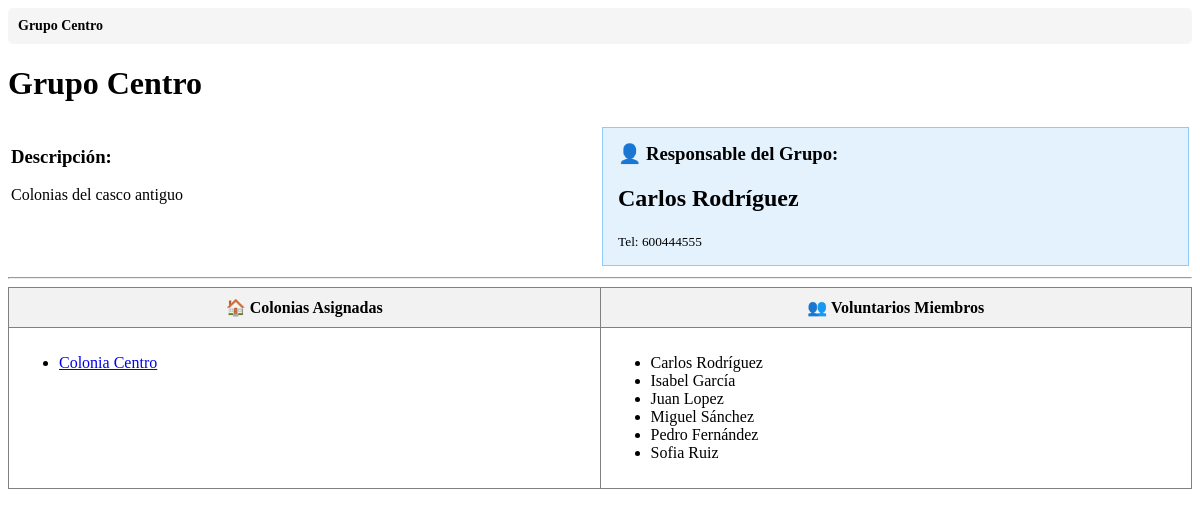
The page /BD249482420/info_grupoTrabajo.php?id=1 (signed in) on the database as committed earlier.
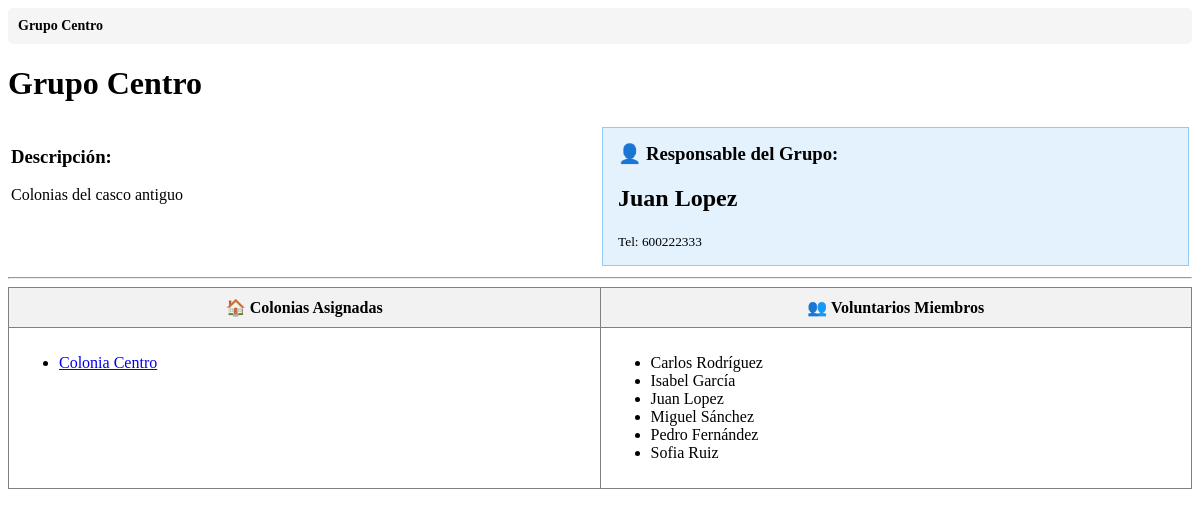
The same page on the database as committed later.
### tables this page shows
CREATE TABLE GRUPO_TRABAJO(
    idGrupoTrabajo INT PRIMARY KEY AUTO_INCREMENT,
    nombre VARCHAR(200) NOT NULL,
    descripcion TEXT,
    idResponsable INT,
    idAyuntamiento INT,
    CONSTRAINT FK_grupotrabajo_ayuntamiento
        FOREIGN KEY (idAyuntamiento) REFERENCES AYUNTAMIENTO(idAyuntamiento)
);

CREATE TABLE PERSONA(
    idPersona INT PRIMARY KEY AUTO_INCREMENT,
    nombre VARCHAR(200) NOT NULL,
    apellido VARCHAR(200),
    usuario VARCHAR(200),
    contrasena VARCHAR(200),
    email VARCHAR(200),
    telefono VARCHAR(100)
);

CREATE TABLE COLONIA_FELINA(
    idColonia INT PRIMARY KEY AUTO_INCREMENT,
    nombre VARCHAR(200) NOT NULL,
    descripcion TEXT,
    coordenadas VARCHAR(200) NOT NULL,
    lugarReferencia VARCHAR(200),
    numeroGatos INT DEFAULT 0,
    idGrupoTrabajo INT,
    CONSTRAINT FK_colonia_grupotrabajo
        FOREIGN KEY (idGrupoTrabajo) REFERENCES GRUPO_TRABAJO(idGrupoTrabajo)
);

### BD249482420/info_grupoTrabajo.php (the view, shortened to what this page needs)
<?php
require_once '../header.php';
$con = mysqli_connect("localhost", "root", "", "BD2_Prac2");
$idGrupo = $_GET['id'] ?? null;
$idPersona = $_SESSION['idPersona'] ?? null;
$sqlPermiso = "SELECT COUNT(*) as tienePermiso
               FROM PER_ROL PR
               INNER JOIN PUEDEHACER PH ON PR.idRol = PH.idRol
               WHERE PR.idPersona = ? AND PH.idFuncion = 3";
$stmtPermiso = mysqli_prepare($con, $sqlPermiso);
mysqli_stmt_bind_param($stmtPermiso, "i", $idPersona);
mysqli_stmt_execute($stmtPermiso);
$resultadoPermiso = mysqli_stmt_get_result($stmtPermiso);
$permiso = mysqli_fetch_assoc($resultadoPermiso);
$puedeGestionar = $permiso['tienePermiso'] > 0;
$sqlGrupo = "SELECT
                G.idGrupoTrabajo,
                G.nombre AS nombreGrupo,
                G.descripcion,
                P.nombre AS nombreResp,
                P.apellido AS apellidoResp,
                P.telefono AS telefonoResp
            FROM GRUPO_TRABAJO G
            LEFT JOIN VOLUNTARIO V ON G.idResponsable = V.idVoluntario
            LEFT JOIN PERSONA P ON V.idPersona = P.idPersona
            WHERE G.idGrupoTrabajo = ?";
$stmt = mysqli_prepare($con, $sqlGrupo);
mysqli_stmt_bind_param($stmt, "i", $idGrupo);
mysqli_stmt_execute($stmt);
$resultadoGrupo = mysqli_stmt_get_result($stmt);
$grupo = mysqli_fetch_assoc($resultadoGrupo);
$sqlColonias = "SELECT idColonia, nombre
                FROM COLONIA_FELINA
                WHERE idGrupoTrabajo = ?
                ORDER BY nombre";
$stmtColonias = mysqli_prepare($con, $sqlColonias);
mysqli_stmt_bind_param($stmtColonias, "i", $idGrupo);
mysqli_stmt_execute($stmtColonias);
$resultadoColonias = mysqli_stmt_get_result($stmtColonias);
$sqlVoluntarios = "SELECT
                    P.nombre,
                    P.apellido
                FROM VOLUNTARIO V
                INNER JOIN PERSONA P ON V.idPersona = P.idPersona
                WHERE V.idGrupoTrabajo = ?
                ORDER BY P.nombre, P.apellido";
$stmtVoluntarios = mysqli_prepare($con, $sqlVoluntarios);
mysqli_stmt_bind_param($stmtVoluntarios, "i", $idGrupo);
mysqli_stmt_execute($stmtVoluntarios);
$resultadoVoluntarios = mysqli_stmt_get_result($stmtVoluntarios);
?>
<!DOCTYPE html>
<html lang="es">
<head>
</head>
<body>
    <?php displayBreadcrumbs(); ?>
    <h1><?php echo htmlspecialchars($grupo['nombreGrupo']); ?></h1>
    <table border="0" width="100%">
        <tr>
            <td width="50%" valign="top">
                <h3>Descripción:</h3>
                <p>
                    <?php
                    if (!empty($grupo['descripcion'])) {
                        echo nl2br(htmlspecialchars($grupo['descripcion']));
                    } else {
                        echo "<i>Sin descripción</i>";
                    }
                    ?>
                </p>
            </td>
            <td width="50%" valign="top">
                <div style="background-color: #e3f2fd; padding: 15px; border: 1px solid #90caf9;">
                    <h3 style="margin-top: 0;">👤 Responsable del Grupo:</h3>
                    <?php if (!empty($grupo['nombreResp'])): ?>
                        <h2><?php echo htmlspecialchars($grupo['nombreResp'] . ' ' . $grupo['apellidoResp']); ?></h2>
                        <?php if (!empty($grupo['telefonoResp'])): ?>
                            <small>Tel: <?php echo htmlspecialchars($grupo['telefonoResp']); ?></small>
                        <?php endif; ?>
                    <?php else: ?>
                        <h2><i>(Pendiente de asignar)</i></h2>
                    <?php endif; ?>
                </div>
            </td>
        </tr>
    </table>
    <hr>
    <table border="1" width="100%" cellpadding="10" style="border-collapse: collapse;">
        <thead>
            <tr style="background-color: #f2f2f2;">
                <th width="50%">🏠 Colonias Asignadas</th>
                <th width="50%">👥 Voluntarios Miembros</th>
            </tr>
        </thead>
        <tbody>
            <tr>
                <td valign="top">
                    <?php if (mysqli_num_rows($resultadoColonias) > 0): ?>
                        <ul>
                            <?php while ($colonia = mysqli_fetch_assoc($resultadoColonias)): ?>
                                <li>
                                    <a href="info_colonia.php?id=<?php echo $colonia['idColonia']; ?>">
                                        <?php echo htmlspecialchars($colonia['nombre']); ?>
                                    </a>
                                </li>
                            <?php endwhile; ?>
                        </ul>
                    <?php else: ?>
                        <p><i>No hay colonias asignadas a este grupo.</i></p>
                    <?php endif; ?>
                </td>
                <td valign="top">
                    <?php if (mysqli_num_rows($resultadoVoluntarios) > 0): ?>
                        <ul>
                            <?php while ($voluntario = mysqli_fetch_assoc($resultadoVoluntarios)): ?>
                                <li><?php echo htmlspecialchars($voluntario['nombre'] . ' ' . $voluntario['apellido']); ?></li>
                            <?php endwhile; ?>
                        </ul>
                    <?php else: ?>
                        <p><i>No hay voluntarios en este grupo.</i></p>
                    <?php endif; ?>
                </td>
            </tr>
        </tbody>
    </table>
    <br><br>
    <?php if ($puedeGestionar): ?>
        <a href="grupo_accion.php?accion=editar&id=<?php echo $idGrupo; ?>">
            <button style="padding: 10px 20px; font-size: 16px; cursor: pointer;">
                ✏ Editar Datos del Grupo / Cambiar Responsable
            </button>
        </a>
    <?php endif; ?></body>
</html>

### header.php (shortened to what this page needs)
<?php
function displayBreadcrumbs() {
    echo '<nav style="background-color: #f5f5f5; padding: 10px; margin-bottom: 20px; border-radius: 5px;">';
    echo '<div style="font-size: 14px;">';
    $total = count($_SESSION['breadcrumbs']);
    foreach ($_SESSION['breadcrumbs'] as $index => $crumb) {
        if ($index < $total - 1) {
            $url = $crumb['url'];
            $separator = (strpos($url, '?') !== false) ? '&' : '?';
            $url .= $separator . 'breadcrumb_index=' . ($index + 1);
            echo '<a href="' . htmlspecialchars($url) . '" style="color: #0066cc; text-decoration: none;">';
            echo htmlspecialchars($crumb['titulo']);
            echo '</a>';
            echo ' <span style="color: #666;"> / </span> ';
        } else {
            echo '<strong>' . htmlspecialchars($crumb['titulo']) . '</strong>';
        }
    }
    echo '</div>';
    echo '</nav>';
}
?>

Rows that differ between the two databases and show on the page:
changed grupo_trabajo "Grupo Centro": persona.nombre+apellido "Carlos Rodríguez" → "Juan Lopez"; persona.telefono "600444555" → "600222333"
